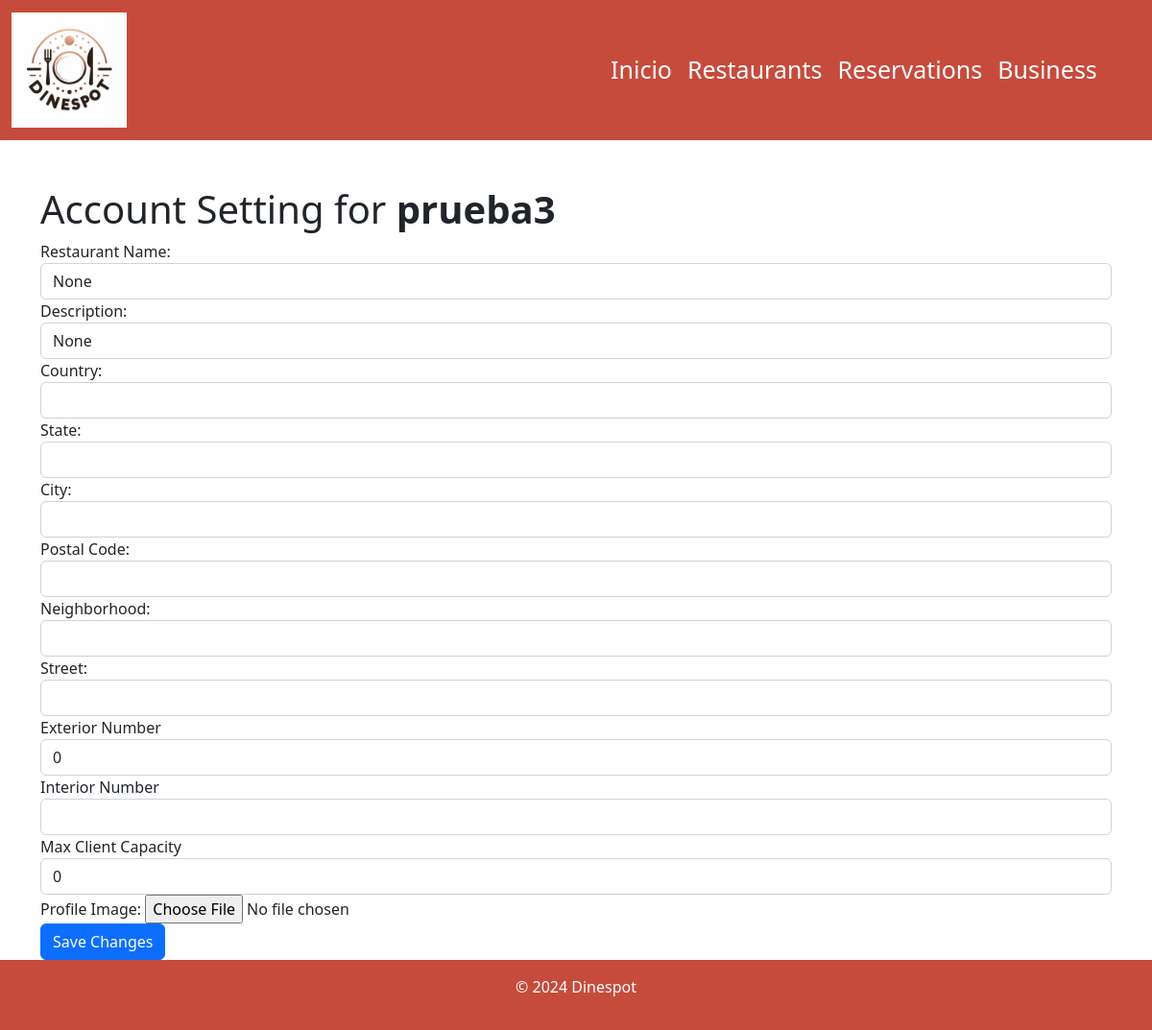
The app's page /settingsRestaurant (signed in), older data.
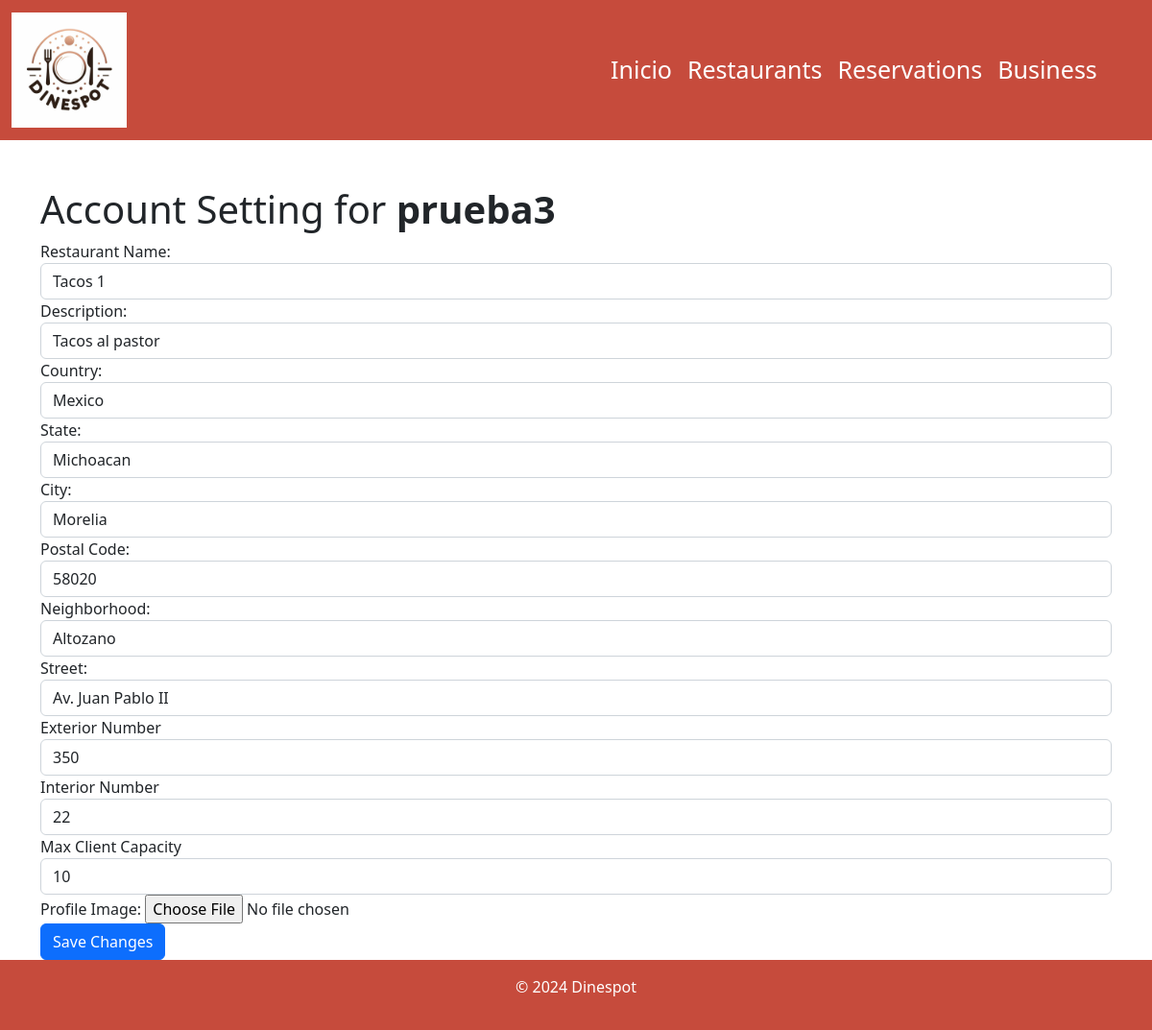
The same page, newer data.
### dinespotapp/models.py (models this page shows, shortened)
class Restaurant(models.Model):
    user = models.ForeignKey(User, on_delete=models.CASCADE, default=None)
    rest_id = models.AutoField(primary_key=True)
    name = models.CharField(max_length=100, null=True, blank=True)
    description = models.CharField(max_length=100, null=True, blank=True)
    profileimg = models.ImageField(upload_to='profile_images', default='blank-profile-picture.png')
    country = models.CharField(max_length=60, default='')
    state = models.CharField(max_length=80, default='')
    city = models.CharField(max_length=21, default='')
    p_code = models.CharField(max_length=10, default='')
    colony = models.CharField(max_length=100, default='')
    street = models.CharField(max_length=100, default='')
    num_ext = models.SmallIntegerField(default=0)
    num_int = models.SmallIntegerField(null=True, blank=True)
    max_cap = models.SmallIntegerField(default=0)

### dinespotapp/views.py (the view, shortened to what this page needs)
# urls.py: path('settingsRestaurant', views.settingsRestaurant, name='settingsRestaurant'),
@login_required(login_url='signinRestaurant')
def settingsRestaurant(request):
    restaurant_profile = Restaurant.objects.get(user=request.user)
    return render(request, 'settingsRestaurant.html', {'restaurant_profile': restaurant_profile})

### dinespotapp/templates/settingsRestaurant.html (shortened to what this page needs)
{% extends 'base.html' %}
{% load static %}
{% block content %}
    <div class="container mt-5">
        <h1 class="text-2xl leading-none text-gray-900 tracking-tight mt-3">Account Setting for <b>{{ restaurant_profile.user.username }}</b></h1>
        <form method="POST" enctype="multipart/form-data">
            <div class="form-group">
                <label for="name">Restaurant Name:</label>
                <input type="text" id="name" name="name" value="{{ restaurant_profile.name }}" class="form-control">
            </div>
            <div class="form-group">
                <label for="description">Description:</label>
                <input type="text" id="description" name="description" value="{{ restaurant_profile.description }}" class="form-control">
            </div>
            <div class="form-group">
                <label for="country">Country:</label>
                <input type="text" id="country" name="country" value="{{ restaurant_profile.country }}" class="form-control">
            </div>
            <div class="form-group">
                <label for="state">State:</label>
                <input type="text" id="state" name="state" value="{{ restaurant_profile.state }}" class="form-control">
            </div>
            <div class="form-group">
                <label for="city">City:</label>
                <input type="text" id="city" name="city" value="{{ restaurant_profile.city }}" class="form-control">
            </div>
            <div class="form-group">
                <label for="p_code">Postal Code:</label>
                <input type="text" id="p_code" name="p_code" value="{{ restaurant_profile.p_code }}" class="form-control">
            </div>
            <div class="form-group">
                <label for="colony">Neighborhood:</label>
                <input type="text" id="colony" name="colony" value="{{ restaurant_profile.colony }}" class="form-control">
            </div>
            <div class="form-group">
                <label for="street">Street:</label>
                <input type="text" id="street" name="street" value="{{ restaurant_profile.street }}" class="form-control">
            </div>
            <div class="form-group">
                <label for="num_ext">Exterior Number</label>
                <input type="number" id="num_ext" name="num_ext" value="{{ restaurant_profile.num_ext}}" class="form-control">
            </div>
            <div class="form-group">
                <label for="num_int">Interior Number</label>
                <input type="number" id="num_int" name="num_int" value="{{ restaurant_profile.num_int}}" class="form-control">
            </div>
            <div class="form-group">
                <label for="max_cap">Max Client Capacity</label>
                <input type="number" id="max_cap" name="max_cap" value="{{ restaurant_profile.max_cap}}" class="form-control">
            </div>
            <div class="form-group">
                <label for="profileimg">Profile Image:</label>
                <input type="file" id="profileimg" name="profileimg" accept="image/*" class="form-control-file">
            </div>
            <button type="submit" class="btn btn-primary">Save Changes</button>
        </form>
    </div>
{% endblock %}

### dinespotapp/templates/base.html (shortened to what this page needs)
{% load static %}
<!DOCTYPE html>
<html lang="en">
<head>
    <link rel="stylesheet" href="{% static 'bootstrap/css/bootstrap.min.css' %}">
    <link rel="stylesheet" href="{% static 'aditional/style.css' %}">
</head>
<body>
    <header>
        <nav class="navbar navbar-expand-lg custom-navbar">
            <div class="container-fluid">
                <a class="navbar-brand letter-navbar" href="{% url 'dinespotapp' %}">
                    <img class="icon" src="{% static 'img/DinespotLogo.jpg' %}" alt="Dinespot">
                </a>
                <div class="collapse navbar-collapse" id="navbarNav">
                    <ul class="navbar-nav">
                        <li class="nav-item">
                            <a class="nav-link letter-navbar" aria-current="page" href="{% url 'dinespotapp' %}">Inicio</a>
                        </li>
                        <li class="nav-item">
                            <a class="nav-link letter-navbar" href="{% url 'restaurant' %}">Restaurants</a>
                        </li>
                        <li class="nav-item">
                            <a class="nav-link letter-navbar" href="{% url 'signupClient' %}">Reservations</a>
                        </li>
                        <li class="nav-item">
                            <a class="nav-link letter-navbar" href="{% url 'signupRestaurant' %}">Business</a>
                        </li>
                    </ul>
                </div>
            </div>
        </nav>
    </header>
    <main class="container-fluid mt-4">
        {% block content %}{% endblock %}
    </main>
    <footer class="footer_size custom-navbar text-center text-lg-start">
        <div class="text-center p-3 footer" style="background-color: rgba(0, 0, 0, 0);">
            © 2024 Dinespot
        </div>
    </footer>
</body>
</html>

### dinespotapp/static/aditional/style.css (style rules this page uses)
.custom-navbar { background-color: #c64b3c; }
.letter-navbar { color: #fff; font-size: 25px; }
.footer { color: #fff; }
.icon { width: 20%; }
.footer_size { height: 73px; }
a { color: black; text-decoration: none; }

Row changes from the older to the newer data that the page shows:
changed Restaurant "prueba3": name "None" → "Tacos 1"; description "None" → "Tacos al pastor"; country (not shown) → "Mexico"; state (not shown) → "Michoacan"; city (not shown) → "Morelia"; p_code (not shown) → "58020"; colony (not shown) → "Altozano"; street (not shown) → "Av. Juan Pablo II"; num_ext "0" → "350"; num_int (not shown) → "22"; max_cap "0" → "10"
